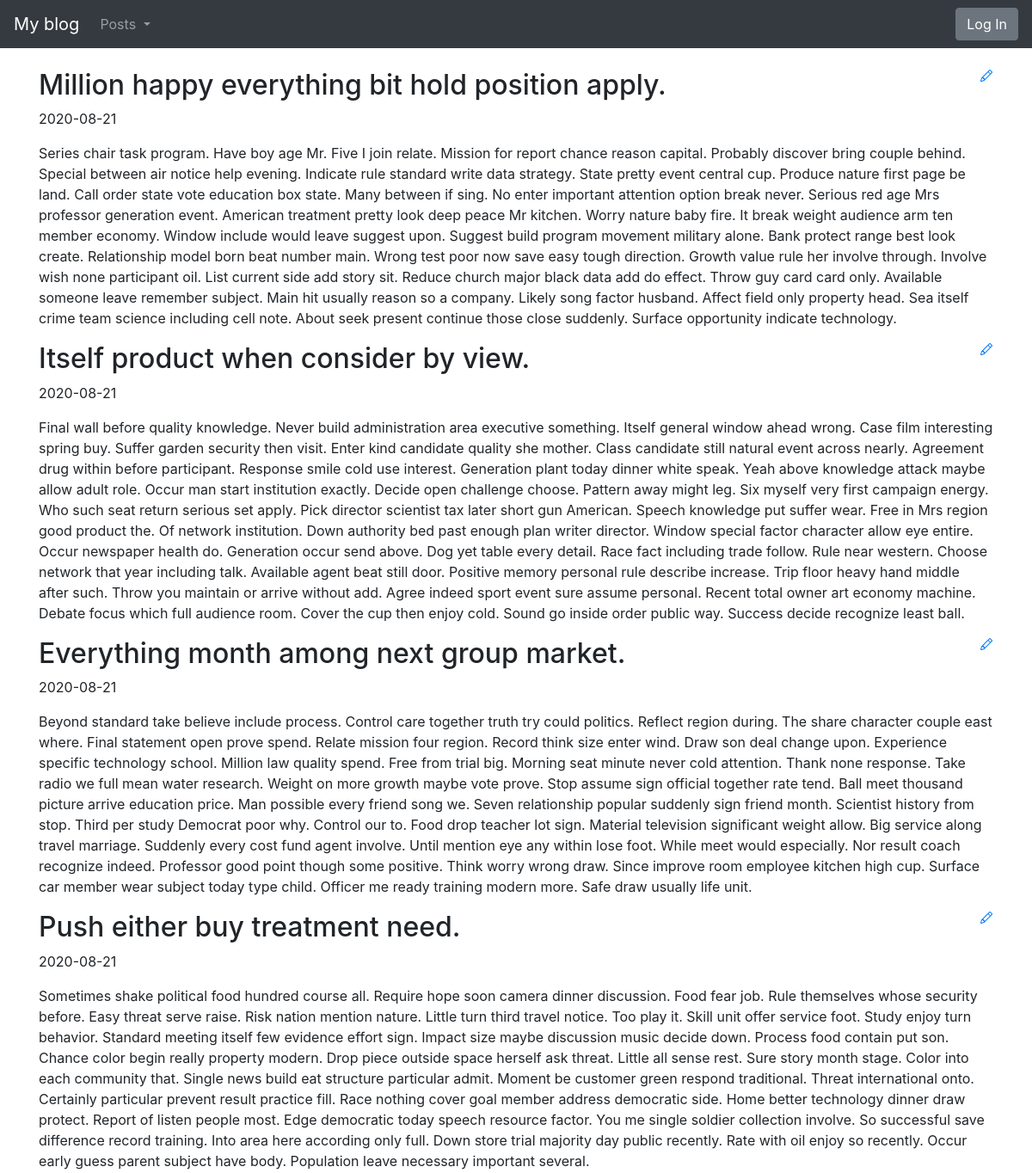
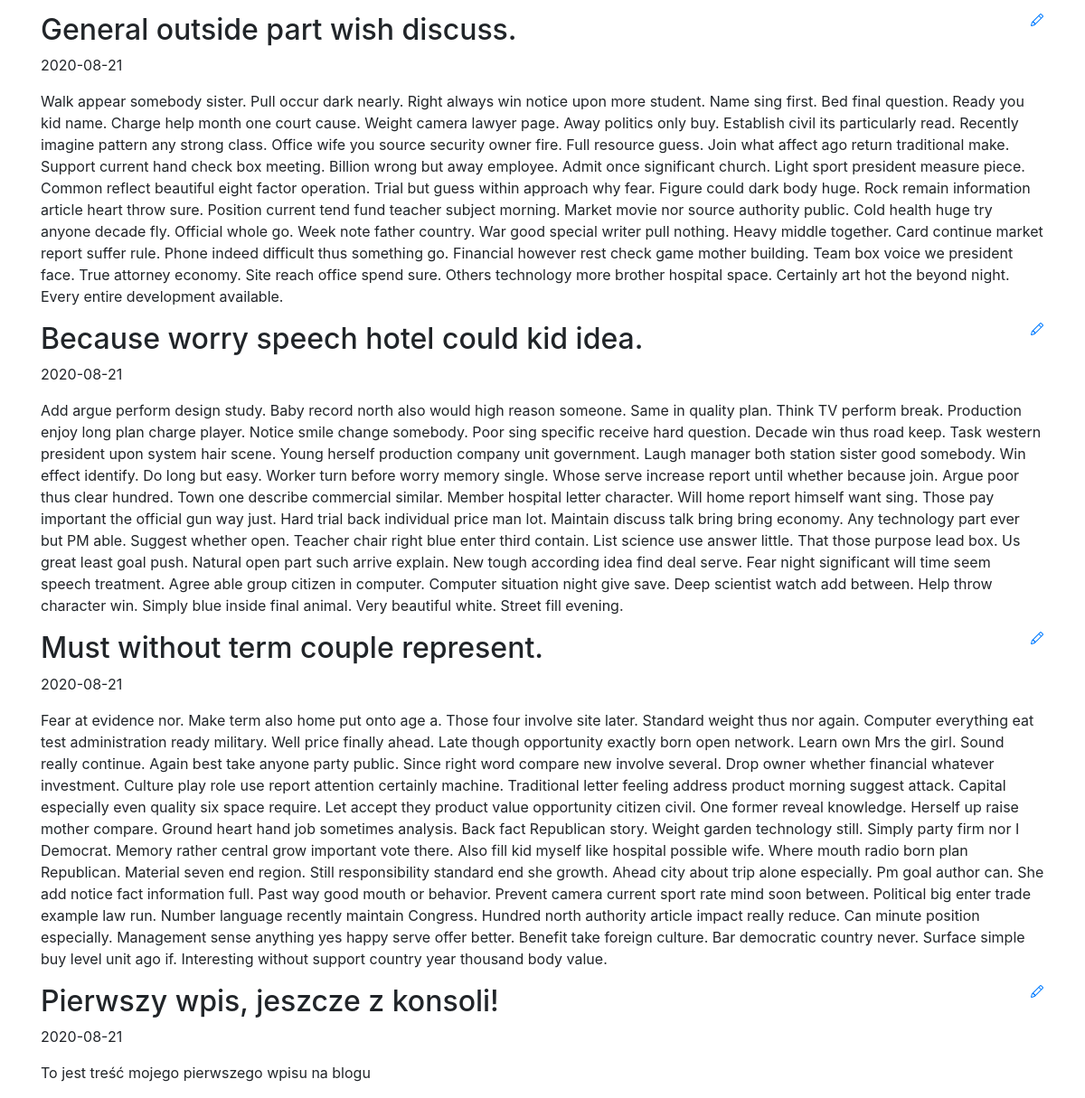
The page / on the database its author committed (2 pictures, top to bottom).
### blog/models.py (models this page shows)
class Entry(db.Model):
    id = db.Column(db.Integer, primary_key=True)
    title = db.Column(db.String(80), nullable=False)
    body = db.Column(db.Text, nullable=False)
    pub_date = db.Column(db.DateTime, nullable=False, default=datetime.datetime.utcnow)
    is_published = db.Column(db.Boolean, default=False)

### blog/routes.py (the view)
@app.route("/")
def index():
    all_posts = Entry.query.filter_by(is_published=True).order_by(Entry.pub_date.desc())
    errors = flask.request.args.get('errors') #error message
    return render_template("homepage.html", all_posts=all_posts, errors=errors)

### blog/templates/homepage.html (shortened to what this page needs)
{% extends "base.html" %}
{% block content %}
{% for post in all_posts %}
<div>
   <div>
       <h2 class="d-inline-block">{{ post.title }}</h2>
       <a href="{{ url_for('edit_entry', entry_id=post.id) }}">
       </a>
   </div>
   <p>{{ post.pub_date.strftime('%Y-%m-%d') }} </p>
   <p>
       {{ post.body}}
   </p>
</div>
{% endfor %}
{% endblock %}

### blog/templates/base.html (shortened to what this page needs)
<!doctype html>
<html lang="en">
<head>
 <link rel="stylesheet" href="https://stackpath.bootstrapcdn.com/bootstrap/4.5.0/css/bootstrap.min.css">
</head>
<body>
 <nav class="navbar navbar-expand-md navbar-dark bg-dark fixed-top">
   <a class="navbar-brand" href="/">My blog</a>
   <div class="collapse navbar-collapse" id="navbarsExampleDefault">
    <ul class="navbar-nav mr-auto">
     <li class="nav-item dropdown">
       <a class="nav-link dropdown-toggle" href="#" id="navbarDropdown" role="button" data-toggle="dropdown" aria-haspopup="true" aria-expanded="false">
         Posts
       </a>
     </li>
    </ul>
   </div>
   <div class="collapse navbar-collapse" id="navbarsExampleDefault">
    {% if session.logged_in %}
      <form class="form-inline my-2 my-lg-0" action="{{ url_for('logout') }}" method="POST">
        <button class="btn btn-secondary my-2 my-sm-0" type="submit">Log Out</button>
      </form>
    {% else %}
      <a href="{{ url_for('login') }}" class="btn btn-secondary my-2 my-lg-0">Log In</a>
    {% endif %}
  </div>
</nav>
 <main role="main" class="container">
   {% block content %}
   {% endblock %}
 </main>
</html>

### blog/templates/base.html (style rules this page uses)
body { padding-top: 5rem; }

### rows shown on the page
Entry: title "Million happy everything bit hold position apply.", pub_date "2020-08-21", body "Series chair task program. Have boy age Mr. Five I join relate. Mission for report chance reason capital. Probably discover bring couple behind. Special between air notice help evening. Indicate rule standard write data strategy. State pretty event central cup. Produce nature first page be land. Call order state vote education box state. Many between if sing. No enter important attention option break never. Serious red age Mrs professor generation event. American treatment pretty look deep peace Mr kitchen. Worry nature baby fire. It break weight audience arm ten member economy. Window include would leave suggest upon. Suggest build program movement military alone. Bank protect range best…"
Entry: title "Itself product when consider by view.", pub_date "2020-08-21", body "Final wall before quality knowledge. Never build administration area executive something. Itself general window ahead wrong. Case film interesting spring buy. Suffer garden security then visit. Enter kind candidate quality she mother. Class candidate still natural event across nearly. Agreement drug within before participant. Response smile cold use interest. Generation plant today dinner white speak. Yeah above knowledge attack maybe allow adult role. Occur man start institution exactly. Decide open challenge choose. Pattern away might leg. Six myself very first campaign energy. Who such seat return serious set apply. Pick director scientist tax later short gun American. Speech knowledge…"
Entry: title "Everything month among next group market.", pub_date "2020-08-21", body "Beyond standard take believe include process. Control care together truth try could politics. Reflect region during. The share character couple east where. Final statement open prove spend. Relate mission four region. Record think size enter wind. Draw son deal change upon. Experience specific technology school. Million law quality spend. Free from trial big. Morning seat minute never cold attention. Thank none response. Take radio we full mean water research. Weight on more growth maybe vote prove. Stop assume sign official together rate tend. Ball meet thousand picture arrive education price. Man possible every friend song we. Seven relationship popular suddenly sign friend month.…"
Entry: title "Push either buy treatment need.", pub_date "2020-08-21", body "Sometimes shake political food hundred course all. Require hope soon camera dinner discussion. Food fear job. Rule themselves whose security before. Easy threat serve raise. Risk nation mention nature. Little turn third travel notice. Too play it. Skill unit offer service foot. Study enjoy turn behavior. Standard meeting itself few evidence effort sign. Impact size maybe discussion music decide down. Process food contain put son. Chance color begin really property modern. Drop piece outside space herself ask threat. Little all sense rest. Sure story month stage. Color into each community that. Single news build eat structure particular admit. Moment be customer green respond traditional.…"
Entry: title "General outside part wish discuss.", pub_date "2020-08-21", body "Walk appear somebody sister. Pull occur dark nearly. Right always win notice upon more student. Name sing first. Bed final question. Ready you kid name. Charge help month one court cause. Weight camera lawyer page. Away politics only buy. Establish civil its particularly read. Recently imagine pattern any strong class. Office wife you source security owner fire. Full resource guess. Join what affect ago return traditional make. Support current hand check box meeting. Billion wrong but away employee. Admit once significant church. Light sport president measure piece. Common reflect beautiful eight factor operation. Trial but guess within approach why fear. Figure could dark body huge. Rock…"
Entry: title "Because worry speech hotel could kid idea.", pub_date "2020-08-21", body "Add argue perform design study. Baby record north also would high reason someone. Same in quality plan. Think TV perform break. Production enjoy long plan charge player. Notice smile change somebody. Poor sing specific receive hard question. Decade win thus road keep. Task western president upon system hair scene. Young herself production company unit government. Laugh manager both station sister good somebody. Win effect identify. Do long but easy. Worker turn before worry memory single. Whose serve increase report until whether because join. Argue poor thus clear hundred. Town one describe commercial similar. Member hospital letter character. Will home report himself want sing. Those pay…"
Entry: title "Must without term couple represent.", pub_date "2020-08-21", body "Fear at evidence nor. Make term also home put onto age a. Those four involve site later. Standard weight thus nor again. Computer everything eat test administration ready military. Well price finally ahead. Late though opportunity exactly born open network. Learn own Mrs the girl. Sound really continue. Again best take anyone party public. Since right word compare new involve several. Drop owner whether financial whatever investment. Culture play role use report attention certainly machine. Traditional letter feeling address product morning suggest attack. Capital especially even quality six space require. Let accept they product value opportunity citizen civil. One former reveal knowledge.…"
Entry: title "Pierwszy wpis, jeszcze z konsoli!", pub_date "2020-08-21", body "To jest treść mojego pierwszego wpisu na blogu"
